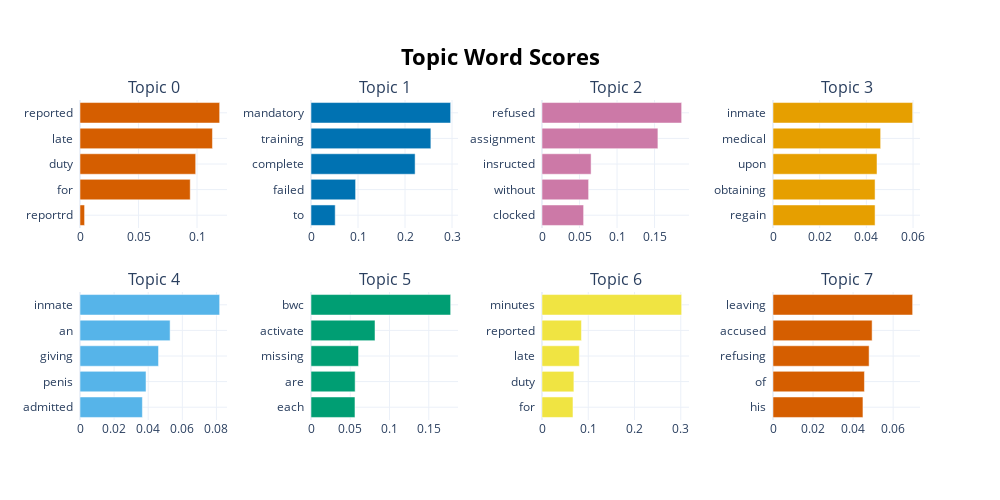

Here is the notebook cell this chart was saved with:
### Code cell
topic_model.visualize_barchart()

### Figure 1 — Plotly figure (JSON) as saved in the notebook; plotly's stock layout.template omitted (floating-point values rounded to 4 significant figures)
{"data": [{"marker": {"color": "#D55E00"}, "orientation": "h", "type": "bar", "x": [0.003915, 0.09418, 0.09884, 0.1132, 0.1193], "xaxis": "x", "y": ["reportrd  ", "for  ", "duty  ", "late  ", "reported  "], "yaxis": "y"}, {"marker": {"color": "#0072B2"}, "orientation": "h", "type": "bar", "x": [0.05147, 0.09489, 0.2215, 0.255, 0.2971], "xaxis": "x2", "y": ["to  ", "failed  ", "complete  ", "training  ", "mandatory  "], "yaxis": "y2"}, {"marker": {"color": "#CC79A7"}, "orientation": "h", "type": "bar", "x": [0.05545, 0.06211, 0.06542, 0.1545, 0.1861], "xaxis": "x3", "y": ["clocked  ", "without  ", "insructed  ", "assignment  ", "refused  "], "yaxis": "y3"}, {"marker": {"color": "#E69F00"}, "orientation": "h", "type": "bar", "x": [0.04373, 0.04373, 0.04456, 0.04612, 0.05983], "xaxis": "x4", "y": ["regain  ", "obtaining  ", "upon  ", "medical  ", "inmate  "], "yaxis": "y4"}, {"marker": {"color": "#56B4E9"}, "orientation": "h", "type": "bar", "x": [0.03659, 0.03872, 0.04605, 0.05283, 0.08189], "xaxis": "x5", "y": ["admitted  ", "penis  ", "giving  ", "an  ", "inmate  "], "yaxis": "y5"}, {"marker": {"color": "#009E73"}, "orientation": "h", "type": "bar", "x": [0.05601, 0.05623, 0.06056, 0.08153, 0.1779], "xaxis": "x6", "y": ["each  ", "are  ", "missing  ", "activate  ", "bwc  "], "yaxis": "y6"}, {"marker": {"color": "#F0E442"}, "orientation": "h", "type": "bar", "x": [0.06696, 0.06893, 0.08068, 0.0853, 0.3019], "xaxis": "x7", "y": ["for  ", "duty  ", "late  ", "reported  ", "minutes  "], "yaxis": "y7"}, {"marker": {"color": "#D55E00"}, "orientation": "h", "type": "bar", "x": [0.04492, 0.04567, 0.04799, 0.0495, 0.06974], "xaxis": "x8", "y": ["his  ", "of  ", "refusing  ", "accused  ", "leaving  "], "yaxis": "y8"}], "layout": {"annotations": [{"font": {"size": 16}, "showarrow": false, "text": "Topic 0", "x": 0.0875, "xanchor": "center", "xref": "paper", "y": 1, "yanchor": "bottom", "yref": "paper"}, {"font": {"size": 16}, "showarrow": false, "text": "Topic 1", "x": 0.3625, "xanchor": "center", "xref": "paper", "y": 1, "yanchor": "bottom", "yref": "paper"}, {"font": {"size": 16}, "showarrow": false, "text": "Topic 2", "x": 0.6375, "xanchor": "center", "xref": "paper", "y": 1, "yanchor": "bottom", "yref": "paper"}, {"font": {"size": 16}, "showarrow": false, "text": "Topic 3", "x": 0.9125, "xanchor": "center", "xref": "paper", "y": 1, "yanchor": "bottom", "yref": "paper"}, {"font": {"size": 16}, "showarrow": false, "text": "Topic 4", "x": 0.0875, "xanchor": "center", "xref": "paper", "y": 0.4, "yanchor": "bottom", "yref": "paper"}, {"font": {"size": 16}, "showarrow": false, "text": "Topic 5", "x": 0.3625, "xanchor": "center", "xref": "paper", "y": 0.4, "yanchor": "bottom", "yref": "paper"}, {"font": {"size": 16}, "showarrow": false, "text": "Topic 6", "x": 0.6375, "xanchor": "center", "xref": "paper", "y": 0.4, "yanchor": "bottom", "yref": "paper"}, {"font": {"size": 16}, "showarrow": false, "text": "Topic 7", "x": 0.9125, "xanchor": "center", "xref": "paper", "y": 0.4, "yanchor": "bottom", "yref": "paper"}], "height": 500, "hoverlabel": {"bgcolor": "white", "font": {"family": "Rockwell", "size": 16}}, "showlegend": false, "title": {"font": {"color": "Black", "size": 22}, "text": "<b>Topic Word Scores", "x": 0.5, "xanchor": "center", "yanchor": "top"}, "width": 1000, "xaxis": {"anchor": "y", "domain": [0, 0.175], "showgrid": true}, "xaxis2": {"anchor": "y2", "domain": [0.275, 0.45], "showgrid": true}, "xaxis3": {"anchor": "y3", "domain": [0.55, 0.725], "showgrid": true}, "xaxis4": {"anchor": "y4", "domain": [0.825, 1], "showgrid": true}, "xaxis5": {"anchor": "y5", "domain": [0, 0.175], "showgrid": true}, "xaxis6": {"anchor": "y6", "domain": [0.275, 0.45], "showgrid": true}, "xaxis7": {"anchor": "y7", "domain": [0.55, 0.725], "showgrid": true}, "xaxis8": {"anchor": "y8", "domain": [0.825, 1], "showgrid": true}, "yaxis": {"anchor": "x", "domain": [0.6, 1], "showgrid": true}, "yaxis2": {"anchor": "x2", "domain": [0.6, 1], "showgrid": true}, "yaxis3": {"anchor": "x3", "domain": [0.6, 1], "showgrid": true}, "yaxis4": {"anchor": "x4", "domain": [0.6, 1], "showgrid": true}, "yaxis5": {"anchor": "x5", "domain": [0, 0.4], "showgrid": true}, "yaxis6": {"anchor": "x6", "domain": [0, 0.4], "showgrid": true}, "yaxis7": {"anchor": "x7", "domain": [0, 0.4], "showgrid": true}, "yaxis8": {"anchor": "x8", "domain": [0, 0.4], "showgrid": true}}}
